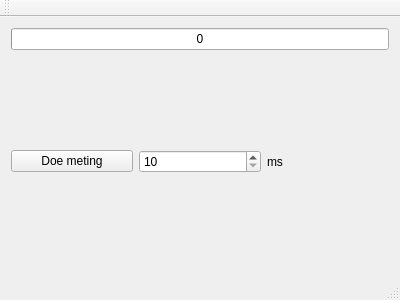
<?xml version="1.0" encoding="UTF-8"?>
<ui version="4.0">
 <class>MainWindow</class>
 <widget class="QMainWindow" name="MainWindow">
  <property name="geometry">
   <rect>
    <x>0</x>
    <y>0</y>
    <width>400</width>
    <height>300</height>
   </rect>
  </property>
  <property name="windowTitle">
   <string>MainWindow</string>
  </property>
  <widget class="QWidget" name="centralWidget">
   <layout class="QGridLayout" name="gridLayout">
    <item row="0" column="0">
     <widget class="QProgressBar" name="progressBar">
      <property name="maximum">
       <number>1024</number>
      </property>
      <property name="value">
       <number>0</number>
      </property>
      <property name="format">
       <string>%v</string>
      </property>
     </widget>
    </item>
    <item row="1" column="0">
     <layout class="QHBoxLayout" name="horizontalLayout">
      <item>
       <widget class="QPushButton" name="pushButton">
        <property name="text">
         <string>Doe meting</string>
        </property>
       </widget>
      </item>
      <item>
       <widget class="QSpinBox" name="spinBox">
        <property name="minimum">
         <number>10</number>
        </property>
        <property name="maximum">
         <number>999999</number>
        </property>
       </widget>
      </item>
      <item>
       <widget class="QLabel" name="label">
        <property name="text">
         <string>ms</string>
        </property>
       </widget>
      </item>
     </layout>
    </item>
   </layout>
  </widget>
  <widget class="QMenuBar" name="menuBar">
   <property name="geometry">
    <rect>
     <x>0</x>
     <y>0</y>
     <width>400</width>
     <height>21</height>
    </rect>
   </property>
  </widget>
  <widget class="QToolBar" name="mainToolBar">
   <attribute name="toolBarArea">
    <enum>TopToolBarArea</enum>
   </attribute>
   <attribute name="toolBarBreak">
    <bool>false</bool>
   </attribute>
  </widget>
  <widget class="QStatusBar" name="statusBar"/>
 </widget>
 <layoutdefault spacing="6" margin="11"/>
 <resources/>
 <connections/>
</ui>
